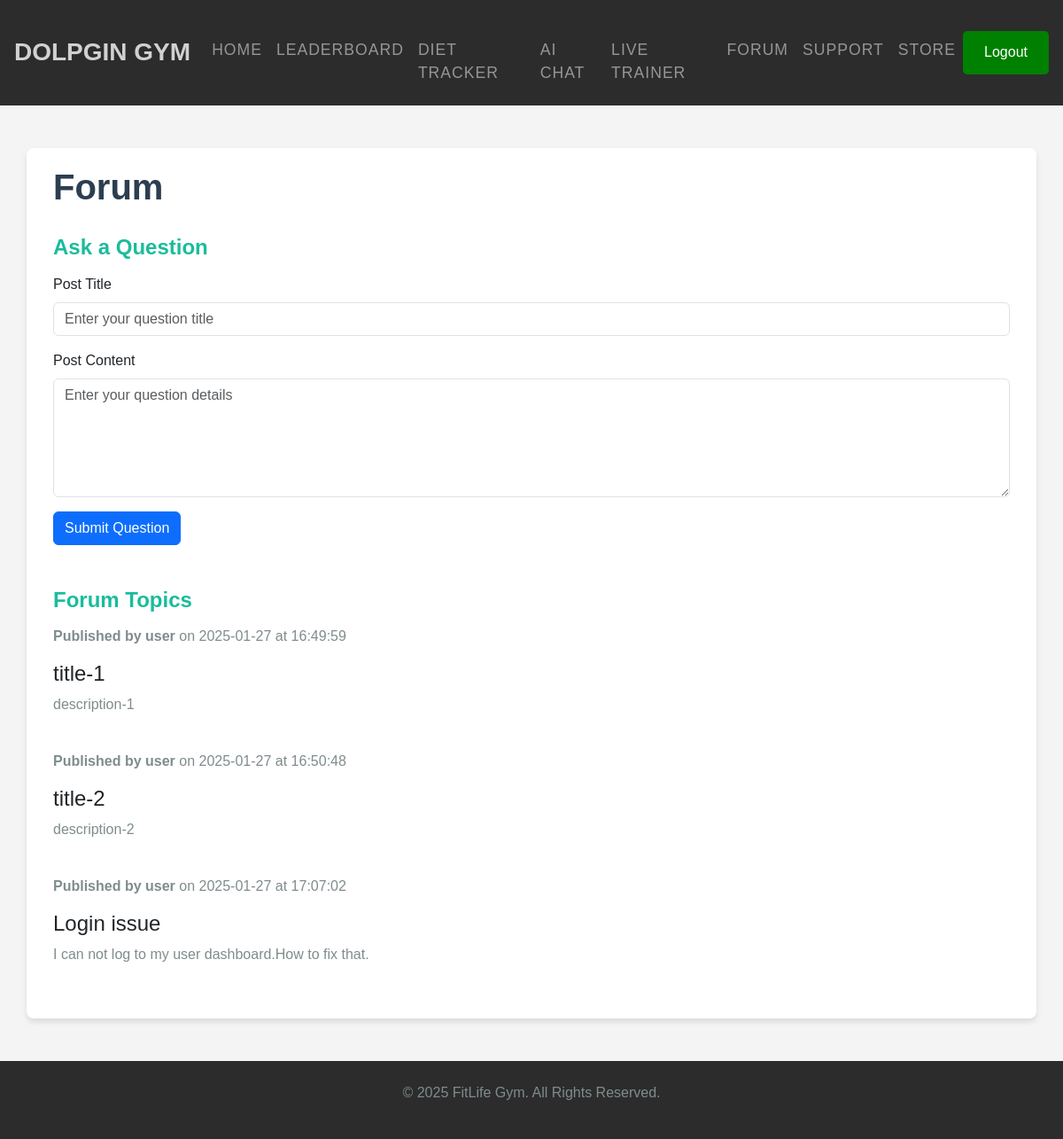
The app's page /index/dashboard/pages/forum.php (signed in) with its own data.
### tables this page shows
CREATE TABLE `forum` (
  `id` int(11) NOT NULL,
  `userID` int(11) DEFAULT NULL,
  `title` varchar(255) DEFAULT NULL,
  `description` varchar(255) DEFAULT NULL,
  `publish_date` varchar(20) DEFAULT NULL,
  `publish_Time` varchar(20) DEFAULT NULL
);

CREATE TABLE `users` (
  `id` int(11) NOT NULL,
  `first_name` varchar(100) NOT NULL,
  `last_name` varchar(100) NOT NULL,
  `email` varchar(100) NOT NULL,
  `username` varchar(50) NOT NULL,
  `password` varchar(255) NOT NULL
);

### index/dashboard/pages/forum.php (the view, shortened to what this page needs)
<?php
include_once 'include/db.php';
include_once "component/dashboard_header.php";
?>
    <main class="container mt-5">
        <h1>Forum</h1>
        <div class="post-section">
            <h3>Ask a Question</h3>
            <form id="postForm" action="include/forum.inc.php" method="POST">
                <div class="form-group">
                    <label for="postTitle">Post Title</label>
                    <input type="text" id="postTitle" name="title" class="form-control" placeholder="Enter your question title" required>
                </div>
                <div class="form-group">
                    <label for="postContent">Post Content</label>
                    <textarea id="postContent" name="desc" class="form-control" placeholder="Enter your question details" rows="5" required></textarea>
                </div>
                <button type="submit" class="btn btn-primary" name="forumSubmitBtn">Submit Question</button>
            </form>
        </div>
        <div class="forum-posts mt-5">
    <h3>Forum Topics</h3>
    <div id="forumPostList">
        <?php
            $sql = "SELECT f.*, u.username FROM forum f, users u WHERE f.userID = u.id";
            $stmt = $mysqli->prepare($sql);
            $stmt->execute();
            $result = $stmt->get_result();
            $rows = $result->fetch_all(MYSQLI_ASSOC);
            foreach ($rows as $post) {
                echo '<div class="forum-post">';
                echo '<p><strong>Published by ' . htmlspecialchars($post['username']) . '</strong> on ' . $post['publish_date'] . ' at ' . $post['publish_Time'] . '</p>';
                echo '<h4>' . htmlspecialchars($post['title']) . '</h4>';
                echo '<p>' . nl2br(htmlspecialchars($post['description'])) . '</p><br/>';
                echo '</div>';
            }
        ?>
    </div>
</div>
    </main>
<?php
   include_once "component/dashboard_footer.php";
?>

### index/dashboard/pages/component/dashboard_header.php (shortened to what this page needs)
<!DOCTYPE html>
<html lang="en">
<head>
    <link rel="stylesheet" href="https://stackpath.bootstrapcdn.com/bootstrap/4.5.2/css/bootstrap.min.css">
    <link href="https://cdn.jsdelivr.net/npm/bootstrap@5.3.0-alpha3/dist/css/bootstrap.min.css" rel="stylesheet">
    <link rel="stylesheet" href="../css/leaderboard.css">
</head>
<body>
<nav class="navbar navbar-expand-lg navbar-dark" style="background-color: #2C2C2C; padding: 0.5rem 1rem;">
    <a class="navbar-brand" href="home.php" style="font-weight: bold;">DOLPGIN GYM</a>
    <div class="collapse navbar-collapse justify-content-center" id="navbarNav">
        <ul class="navbar-nav">
            <li class="nav-item"><a class="nav-link" href="home.php">Home</a></li>
            <li class="nav-item"><a class="nav-link" href="leaderboard.php">Leaderboard</a></li>
            <li class="nav-item"><a class="nav-link" href="diet-tracker.php">Diet Tracker</a></li>
            <li class="nav-item"><a class="nav-link" href="ai-chat.php">AI Chat</a></li>
            <li class="nav-item"><a class="nav-link" href="live-trainer.php">Live Trainer</a></li>
            <li class="nav-item"><a class="nav-link" href="forum.php">Forum</a></li>
            <li class="nav-item"><a class="nav-link" href="support.php">Support</a></li>
            <li class="nav-item"><a class="nav-link" href="/DOLPHIN_GYM/index/store/shoppingcart/index.php">Store</a></li>
        </ul>
    </div>
    <a href="logout.php"
       style="background: green; color: white; text-decoration: none; padding: 0.8rem 1.5rem; font-size: 1rem; border: none; border-radius: 5px; cursor: pointer; transition: background 0.3s ease; text-align: center; margin-left: auto;"
       onmouseover="this.style.background='yellow'; this.style.color='black';"
       onmouseout="this.style.background='green'; this.style.color='white';">
        Logout
    </a>
</nav>

### index/dashboard/pages/component/dashboard_footer.php (shortened to what this page needs)
<footer class="text-center mt-5 py-4" style="background-color: #2C2C2C; color: #D1D1D1;">
    <p>&copy; 2025 FitLife Gym. All Rights Reserved.</p>
</footer>
</body>
</html>

### index/dashboard/css/leaderboard.css (style rules this page uses)
body { font-family: 'Arial', sans-serif; background-color: #f4f4f4; margin: 0; padding: 0; }
h1 { color: #2C3E50; font-size: 2.5rem; font-weight: bold; margin-bottom: 30px; }
h3 { color: #1ABC9C; font-size: 1.5rem; font-weight: bold; margin-bottom: 15px; }
p { color: #7F8C8D; font-size: 1rem; }
.navbar { background-color: #2C2C2C; }
.navbar .navbar-brand { color: #D1D1D1; font-weight: bold; font-size: 1.75rem; }
.navbar .nav-link { color: #D1D1D1; font-size: 1.1rem; font-weight: 500; text-transform: uppercase; letter-spacing: 1px; padding: 15px 20px; }
footer { background-color: #2C2C2C; color: #D1D1D1; padding: 20px; text-align: center; }
.container { background-color: #FFFFFF; padding: 20px 30px; border-radius: 8px; box-shadow: 0 4px 6px rgba(0, 0, 0, 0.1); }
ul { margin-top: 20px; }

### records on screen
forum: userID.username "user", publish_date "2025-01-27", publish_Time "16:49:59", title "title-1", description "description-1"
forum: userID.username "user", publish_date "2025-01-27", publish_Time "16:50:48", title "title-2", description "description-2"
forum: userID.username "user", publish_date "2025-01-27", publish_Time "17:07:02", title "Login issue", description "I can not log to my user dashboard.How to fix that."
